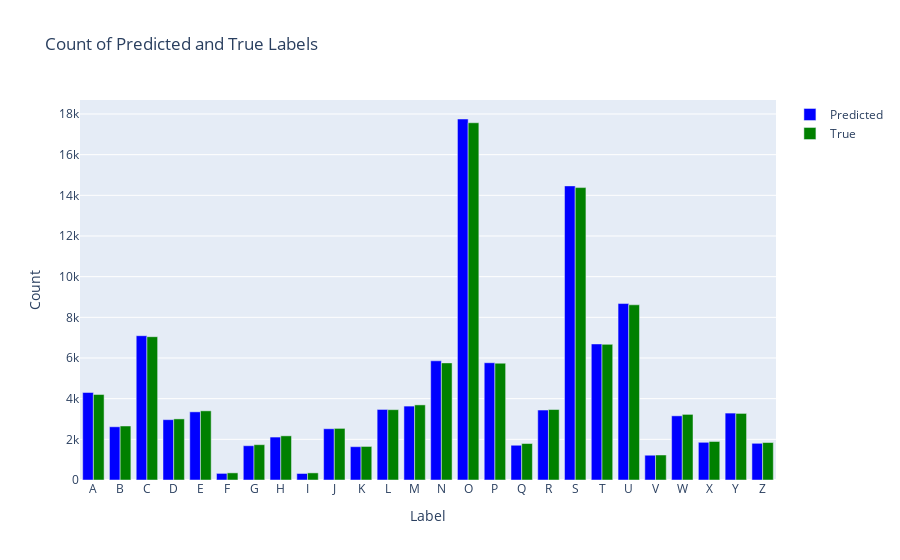

The notebook cell this image was saved under:
### Code cell
df3 = pd.DataFrame({'True Label': y_test, 'Predicted Label': y_predct[2]})
create_grouped_bar_chart(df3)

### Figure 1 — Plotly figure (JSON) as saved in the notebook; plotly's stock layout.template omitted (floating-point values rounded to 4 significant figures)
{"data": [{"marker": {"color": "blue"}, "name": "Predicted", "type": "bar", "x": ["A", "B", "C", "D", "E", "F", "G", "H", "I", "J", "K", "L", "M", "N", "O", "P", "Q", "R", "S", "T", "U", "V", "W", "X", "Y", "Z"], "y": [4305, 2618, 7096, 2967, 3352, 325, 1686, 2112, 320, 2520, 1638, 3470, 3635, 5862, 17754, 5768, 1709, 3441, 14465, 6691, 8678, 1218, 3156, 1854, 3291, 1805]}, {"marker": {"color": "green"}, "name": "True", "type": "bar", "x": ["A", "B", "C", "D", "E", "F", "G", "H", "I", "J", "K", "L", "M", "N", "O", "P", "Q", "R", "S", "T", "U", "V", "W", "X", "Y", "Z"], "y": [4204, 2656, 7048, 3005, 3402, 351, 1737, 2172, 350, 2538, 1650, 3459, 3694, 5760, 17569, 5744, 1794, 3466, 14381, 6671, 8616, 1230, 3227, 1894, 3275, 1843]}], "layout": {"barmode": "group", "title": {"text": "Count of Predicted and True Labels"}, "xaxis": {"title": {"text": "Label"}}, "yaxis": {"title": {"text": "Count"}}}}
